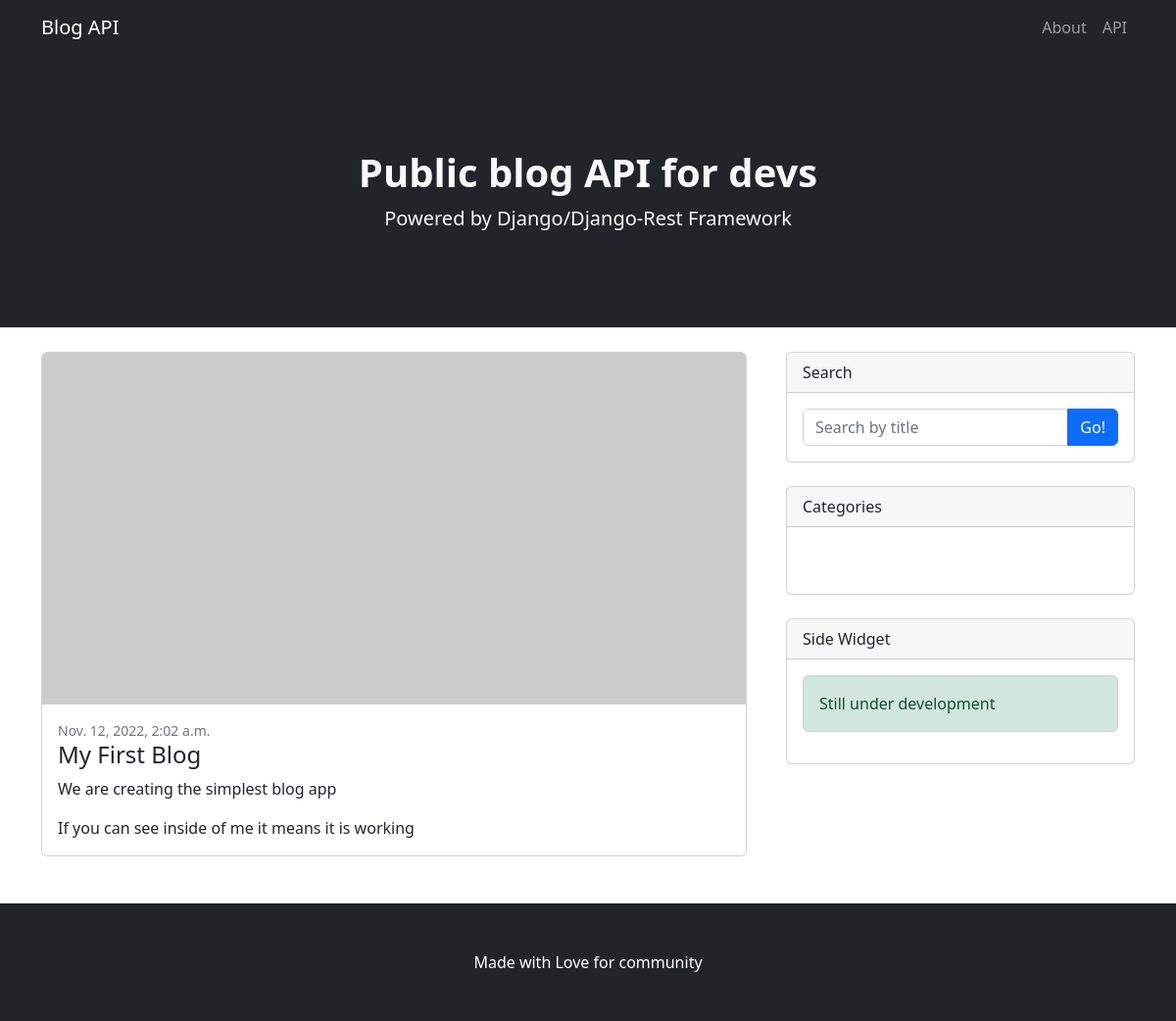
Page /detail/1/ on the committed database.
### base/models.py (models this page shows, shortened)
class Blog(models.Model):
    title=models.CharField(max_length=15, null=True, blank=True)
    summary=models.CharField(max_length=15, null=True, blank=True)
    topic=models.TextField(max_length=300, blank=True, null=True)
    posted=models.DateTimeField(auto_now_add=True)
    class Meta:
        verbose_name='Blog'
        verbose_name_plural='Blog'
        ordering=['-posted',]

### base/views.py (the view)
class DetailBlogView(DetailView):
    template_name = 'main/detail.html'
    model= Blog
    context_object_name = 'detail'

### base/templates/main/detail.html
{% extends 'base.html' %}
{% block detail %}
<div class="col-lg-6">
    <div class="card mb-5 w-200" style="width: 90vh; height: fit-content;">
        <a href="#!"><img class="card-img-top" src="https://dummyimage.com/700x350/dee2e6/6c757d.jpg" alt="..." /></a>
        <div class="card-body">
            <div class="small text-muted">{{detail.posted}}</div>
            <h2 class="card-title h4">{{detail.title}}</h2>
            <p class="card-text">{{detail.summary}}</p>
            <p class="card-text">{{detail.topic}}</p>
        </div>
    </div>
</div>
{% endblock detail %}

### rows in the picture
Blog: posted "Nov. 12, 2022, 2:02 a.m.", title "My First Blog", summary "We are creating the simplest blog app", topic "If you can see inside of me it means it is working"
